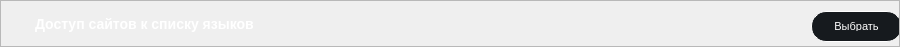
      <widget class="QFrame" name="frame_SiteAccessToTheListOfLanguages">
       <property name="geometry">
        <rect>
         <x>10</x>
         <y>1544</y>
         <width>900</width>
         <height>45</height>
        </rect>
       </property>
       <property name="minimumSize">
        <size>
         <width>900</width>
         <height>0</height>
        </size>
       </property>
       <property name="maximumSize">
        <size>
         <width>900</width>
         <height>46</height>
        </size>
       </property>
       <property name="styleSheet">
        <string notr="true">
/* styles.qss */

#frame_SiteAccessToTheListOfLanguages {
    background-color: #161A1E;
    border-radius: 15px; /* Установите значение по вашему усмотрению для достижения овальной формы */
}
</string>
       </property>
       <property name="frameShape">
        <enum>QFrame::StyledPanel</enum>
       </property>
       <property name="frameShadow">
        <enum>QFrame::Raised</enum>
       </property>
       <layout class="QHBoxLayout" name="horizontalLayout_31">
        <property name="spacing">
         <number>0</number>
        </property>
        <property name="leftMargin">
         <number>0</number>
        </property>
        <property name="topMargin">
         <number>0</number>
        </property>
        <property name="rightMargin">
         <number>0</number>
        </property>
        <property name="bottomMargin">
         <number>0</number>
        </property>
        <item>
         <widget class="QFrame" name="frame_30">
          <property name="minimumSize">
           <size>
            <width>0</width>
            <height>45</height>
           </size>
          </property>
          <property name="styleSheet">
           <string notr="true">background-color: transparent;</string>
          </property>
          <property name="frameShape">
           <enum>QFrame::StyledPanel</enum>
          </property>
          <property name="frameShadow">
           <enum>QFrame::Raised</enum>
          </property>
          <widget class="QPushButton" name="pushSiteAccessToTheListOfLanguages">
           <property name="geometry">
            <rect>
             <x>810</x>
             <y>10</y>
             <width>91</width>
             <height>31</height>
            </rect>
           </property>
           <property name="minimumSize">
            <size>
             <width>91</width>
             <height>31</height>
            </size>
           </property>
           <property name="maximumSize">
            <size>
             <width>91</width>
             <height>31</height>
            </size>
           </property>
           <property name="styleSheet">
            <string notr="true">/* styles.qss */

QPushButton {
    background-color: #161A1E;
    border-radius: 15px;
    color: white; /* Установите цвет текста */
    font-size: 11px; /* Установите размер шрифта */
    padding: 10px 20px; /* Установите отступы */
    border: 1px solid white; /* Уменьшаем толщину обводки до 1 пикселя */
}

QPushButton:hover {
    background-color: #2C3236;
    transition: background-color 0.3s ease;
}
</string>
           </property>
           <property name="text">
            <string>Выбрать</string>
           </property>
          </widget>
          <widget class="QLabel" name="labelSiteAccessToTheListOfLanguages">
           <property name="geometry">
            <rect>
             <x>750</x>
             <y>10</y>
             <width>81</width>
             <height>30</height>
            </rect>
           </property>
           <property name="sizePolicy">
            <sizepolicy hsizetype="Preferred" vsizetype="Preferred">
             <horstretch>70</horstretch>
             <verstretch>30</verstretch>
            </sizepolicy>
           </property>
           <property name="minimumSize">
            <size>
             <width>70</width>
             <height>30</height>
            </size>
           </property>
           <property name="styleSheet">
            <string notr="true">color: white; /* Установите цвет текста в белый */
font-size: 14px; /* Установите размер шрифта в 14 пикселей */
font-family: &quot;Times New Roman&quot;; /* Установите тип шрифта по вашему выбору */
font-weight: bold; /* Установите жирность шрифта (если нужно) */
margin-top: 5px; /* Опустить текст на 10 пикселей вниз */</string>
           </property>
           <property name="text">
            <string/>
           </property>
          </widget>
          <widget class="QLabel" name="labelTextSiteAccessToTheListOfLanguages">
           <property name="geometry">
            <rect>
             <x>30</x>
             <y>10</y>
             <width>511</width>
             <height>21</height>
            </rect>
           </property>
           <property name="styleSheet">
            <string notr="true">/* styles.qss */

QLabel {
    color: white; /* Установите цвет текста в белый */
    font-size: 14px; /* Установите размер шрифта в 14 пикселей */
    font-family: &quot;Times New Roman&quot;; /* Установите тип шрифта по вашему выбору */
    font-weight: bold; /* Установите жирность шрифта (если нужно) */
    margin-top: 5px; /* Опустить текст на 10 пикселей вниз */
}
</string>
           </property>
           <property name="text">
            <string>Доступ сайтов к списку языков</string>
           </property>
          </widget>
         </widget>
        </item>
       </layout>
      </widget>
